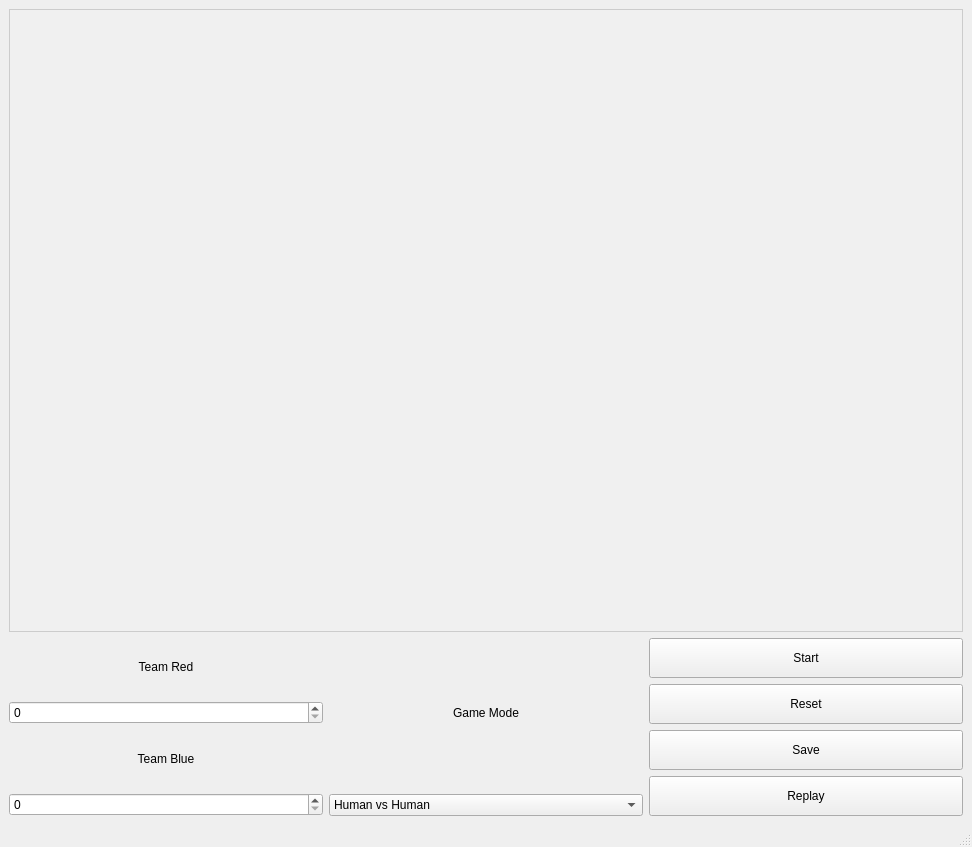
<?xml version="1.0" encoding="UTF-8"?>
<ui version="4.0">
 <class>MainWindow</class>
 <widget class="QMainWindow" name="MainWindow">
  <property name="geometry">
   <rect>
    <x>0</x>
    <y>0</y>
    <width>972</width>
    <height>847</height>
   </rect>
  </property>
  <property name="windowTitle">
   <string>Game Board</string>
  </property>
  <widget class="QWidget" name="centralwidget">
   <layout class="QVBoxLayout" name="mainLayout">
    <item>
     <widget class="QGraphicsView" name="graphicsView">
      <property name="sizePolicy">
       <sizepolicy hsizetype="Expanding" vsizetype="Expanding">
        <horstretch>1</horstretch>
        <verstretch>5</verstretch>
       </sizepolicy>
      </property>
      <property name="minimumSize">
       <size>
        <width>0</width>
        <height>300</height>
       </size>
      </property>
      <property name="styleSheet">
       <string notr="true">background-color: #f0f0f0; border: 1px solid #ccc;</string>
      </property>
     </widget>
    </item>
    <item>
     <layout class="QHBoxLayout" name="controlLayout">
      <item>
       <layout class="QVBoxLayout" name="teamLayout">
        <item>
         <widget class="QLabel" name="labelTeam1">
          <property name="text">
           <string>Team Red</string>
          </property>
          <property name="alignment">
           <set>Qt::AlignCenter</set>
          </property>
         </widget>
        </item>
        <item>
         <widget class="QSpinBox" name="spinBox_team1"/>
        </item>
        <item>
         <widget class="QLabel" name="labelTeam2">
          <property name="text">
           <string>Team Blue</string>
          </property>
          <property name="alignment">
           <set>Qt::AlignCenter</set>
          </property>
         </widget>
        </item>
        <item>
         <widget class="QSpinBox" name="spinBox_team2"/>
        </item>
       </layout>
      </item>
      <item>
       <layout class="QVBoxLayout" name="modeLayout">
        <item>
         <widget class="QLabel" name="labelMode">
          <property name="text">
           <string>Game Mode</string>
          </property>
          <property name="alignment">
           <set>Qt::AlignCenter</set>
          </property>
         </widget>
        </item>
        <item>
         <widget class="QComboBox" name="comboBox_Mode">
          <item>
           <property name="text">
            <string>Human vs Human</string>
           </property>
          </item>
          <item>
           <property name="text">
            <string>Human vs AI</string>
           </property>
          </item>
          <item>
           <property name="text">
            <string>Auto Play</string>
           </property>
          </item>
         </widget>
        </item>
       </layout>
      </item>
      <item>
       <layout class="QVBoxLayout" name="buttonLayout">
        <item>
         <widget class="QPushButton" name="pushButton_Start">
          <property name="minimumSize">
           <size>
            <width>100</width>
            <height>40</height>
           </size>
          </property>
          <property name="text">
           <string>Start</string>
          </property>
         </widget>
        </item>
        <item>
         <widget class="QPushButton" name="pushButton_Reset">
          <property name="minimumSize">
           <size>
            <width>100</width>
            <height>40</height>
           </size>
          </property>
          <property name="text">
           <string>Reset</string>
          </property>
         </widget>
        </item>
        <item>
         <widget class="QPushButton" name="pushButton_Save">
          <property name="minimumSize">
           <size>
            <width>100</width>
            <height>40</height>
           </size>
          </property>
          <property name="text">
           <string>Save</string>
          </property>
         </widget>
        </item>
        <item>
         <widget class="QPushButton" name="pushButton_Replay">
          <property name="minimumSize">
           <size>
            <width>100</width>
            <height>40</height>
           </size>
          </property>
          <property name="text">
           <string>Replay</string>
          </property>
         </widget>
        </item>
       </layout>
      </item>
     </layout>
    </item>
   </layout>
  </widget>
  <widget class="QMenuBar" name="menubar"/>
  <widget class="QStatusBar" name="statusbar"/>
 </widget>
 <resources/>
 <connections/>
</ui>
